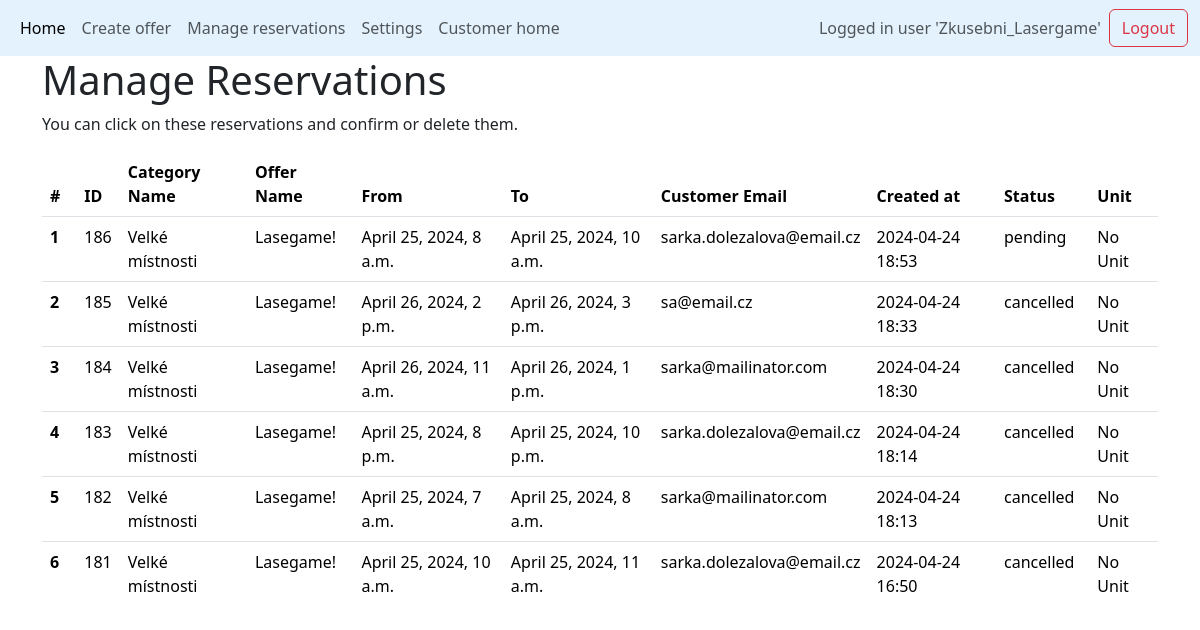
Before: /managed_reservations (signed in) with the older database file.
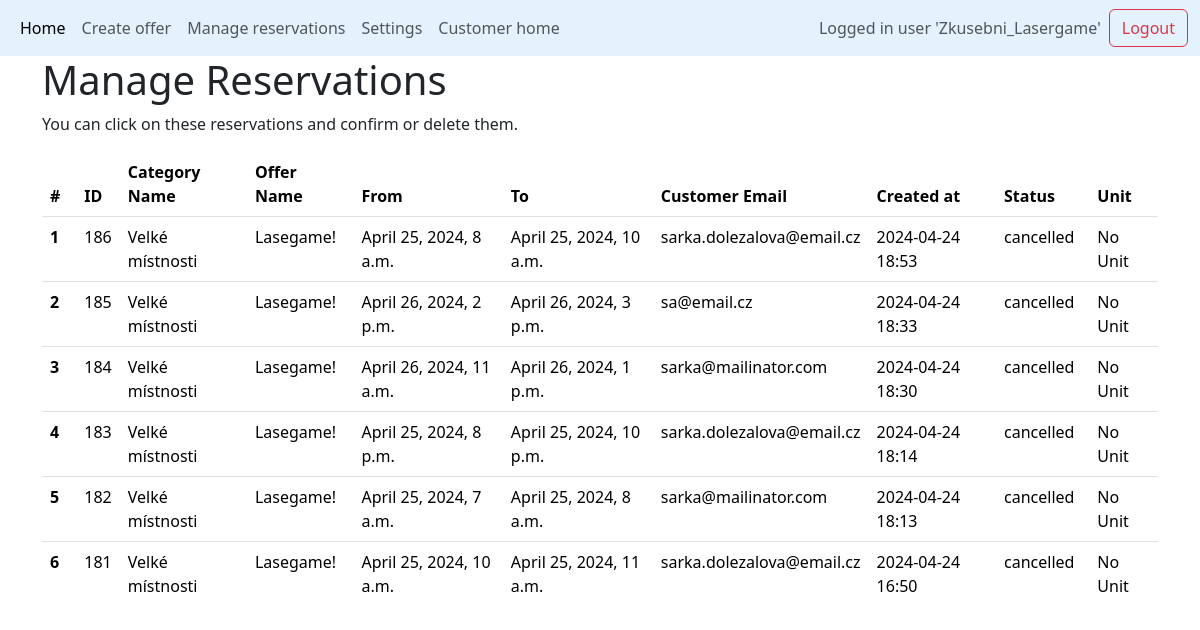
After: the same page with the newer database file.
### base/models.py (models this page shows, shortened)
class Reservation(models.Model):
    reservation_from = models.DateTimeField(help_text="Start time/date of the reservation")
    reservation_to = models.DateTimeField(null=True, blank=True, help_text="End time/date of the reservation")
    submission_time = models.DateTimeField(default=timezone.now, help_text="When the reservation was submitted")
    confirmed_by_manager = models.CharField(
        max_length=1,
        choices=[("A", "Confirmed"), ("N", "Not Confirmed")],
        null=True,
        blank=True,
        help_text="Whether the reservation is confirmed by a manager"
    )
    customer_email = models.EmailField()
    customer_name = models.CharField(max_length=100)
    verification_token = models.CharField(max_length=64)  # Assuming you're using a hex token
    belongs_to_category = models.ForeignKey(Category, on_delete=models.CASCADE, related_name='reservations', help_text="The category of the unit being reserved")
    status = models.CharField(
        max_length=20,
        choices=[
            ("pending", "Pending"),
            ("confirmed", "Confirmed"),
            ("cancelled", "Cancelled"),
            ("completed", "Completed"),
        ],
        default="pending",
        help_text="The current status of the reservation"
    )
    class Meta:
        ordering = ['-submission_time'] # Reservations ordered in ascending order (earliest first)

class Category(models.Model):
    category_name = models.CharField(max_length=50)
    category_description = models.CharField(max_length=1000, null=True, blank=True)
    category_capacity = models.IntegerField(default=1,help_text="How many reservations at one time are possible? e.g.seminar = 20 or parkplace = 1")
    max_simultaneous_reservations = models.IntegerField(default=1)
    additional_time = models.DurationField(null=True, blank=True,default=timedelta(0))
    count_of_units = models.IntegerField(default=1,help_text="How many units are there in this category? e.g. 5 parkplaces for disabled people")
    created_at = models.DateTimeField(default=timezone.now)
    unit_names = models.JSONField(default=list) # list of unit names
    opening_time = models.TimeField(default=datetime.time(6, 0))
    closing_time = models.TimeField(default=datetime.time(23, 0)) #TODO 24:00 and default values 9:23-9:23
    belongs_to_offer = models.ForeignKey(Offer, on_delete=models.CASCADE)

class Offer(models.Model):
    offer_name = models.CharField(max_length=50)
    available_from = models.DateField(null=True, blank=True)
    available_to = models.DateField(null=True, blank=True)
    created_at = models.DateTimeField(default=timezone.now)
    manager_of_this_offer = models.ForeignKey(
        User, on_delete=models.CASCADE, null=True, blank=True
    )
    class Meta:
        unique_together = (
            "offer_name",
            "manager_of_this_offer",
        )  # there cannot be two same named offers managed by the same user

### base/views.py (the view)
# urls.py: path('managed_reservations',views.managed_reservations, name='managed_reservations' ),
@login_required
def managed_reservations(request):
    user_timezone = request.user.userprofile.timezone if hasattr(request.user, 'userprofile') else 'UTC'
    timezone.activate(user_timezone)
    categories = Category.objects.filter(
        belongs_to_offer__manager_of_this_offer=request.user
    )
    reservations = (
        Reservation.objects.filter(belongs_to_category__in=categories)
        .select_related("belongs_to_category", "belongs_to_category__belongs_to_offer")
        .prefetch_related("slots__unit")  # prefetching units through slots
        .order_by("-submission_time",
            "reservation_from", "belongs_to_category__belongs_to_offer__offer_name"
        )
    )
    return render(
        request,
        "managed_reservations.html",
        {
            "reservations": reservations,
        },
    )

### templates/managed_reservations.html (shortened to what this page needs)
{% extends 'main.html' %}
{% load crispy_forms_tags %}
{% load static %}
{% block content %}
<div class="container-md">
    <h1>Manage Reservations</h1>
    <p>You can click on these reservations and confirm or delete them.</p>
    {% if reservations %}
    <div class="table-responsive" style="max-height: 450px; overflow-y: auto;">
        <table class="table table-hover">
            <thead>
                <tr>
                    <th scope="col">#</th>
                    <th scope="col">ID</th>
                    <th scope="col">Category Name</th>
                    <th scope="col">Offer Name</th>
                    <th scope="col">From</th>
                    <th scope="col">To</th>
                    <th scope="col">Customer Email</th>
                    <th scope="col">Created at</th>
                    <th scope="col">Status</th>
                    <th scope="col">Unit</th>
                </tr>
            </thead>
            <tbody>
                {% for reservation in reservations %}
                <tr data-token="{{ reservation.verification_token }}" class="clickable-row">
                    <th scope="row">{{ forloop.counter }}</th>
                    <td>{{ reservation.id }}</td>
                    <td>{{ reservation.belongs_to_category.category_name }}</td>
                    <td>{{ reservation.belongs_to_category.belongs_to_offer.offer_name }}</td>
                    <td>{{ reservation.reservation_from }}</td>
                    <td>{{ reservation.reservation_to }}</td>
                    <td>{{ reservation.customer_email }}</td>
                    <td>{{ reservation.submission_time|date:"Y-m-d H:i" }}</td>
                    <td>{{ reservation.status}}</td>
                    <td>
                        {% with reservation.slots.all|first as slot %}
                            {% if slot and slot.unit.unit_name %}
                                {{ slot.unit.unit_name }}
                            {% elif slot and slot.unit %}
                                {{ slot.unit.id }}
                            {% else %}
                                No Unit
                            {% endif %}
                        {% endwith %}
                    </td>
                </tr>
                {% endfor %}
            </tbody>
        </table>
        {% else %}
        <p>No reservations found.</p>
    </div>
    {% endif %}
</div>
<link rel="stylesheet" href="{% static 'base/css/style.css' %}" type="text/css">
{% endblock %}

Changed rows visible on the page:
changed Reservation id 186: status "pending" → "cancelled"
